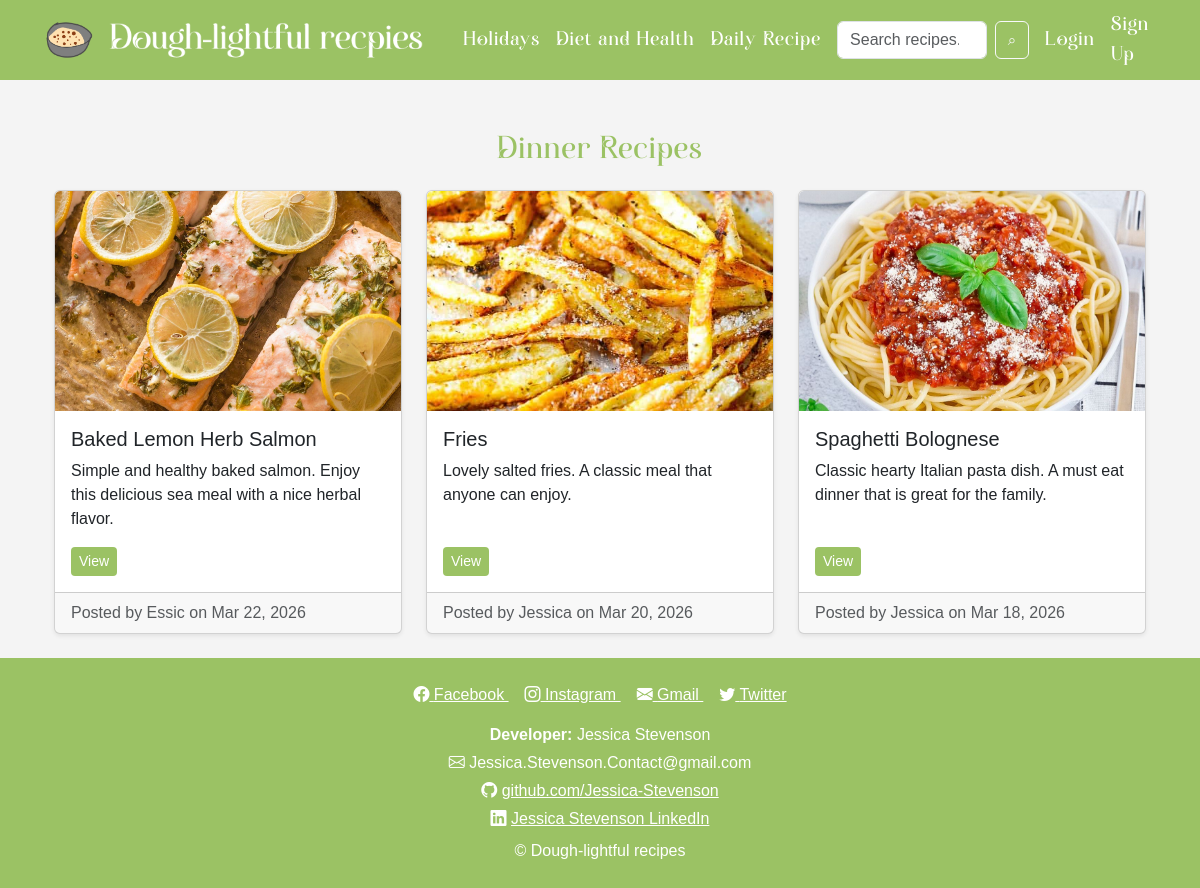
The page /daily/?subcategory=dinner on the database as committed earlier.
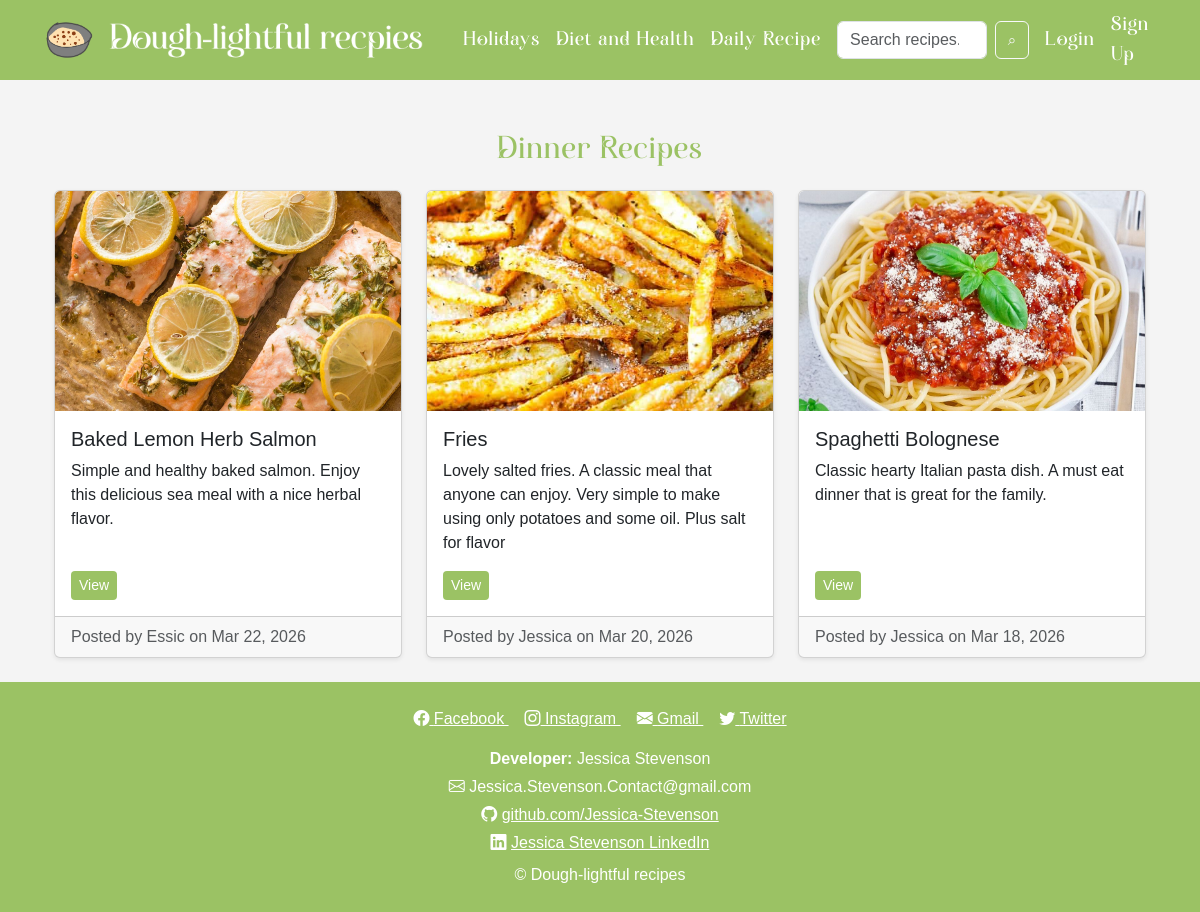
The same page on the database as committed later.
### recipe/models.py (models this page shows, shortened)
class Recipe(models.Model):
    MAIN_CATEGORIES = [
        ('daily', 'Daily Recipes'),
        ('holiday', 'Holidays'),
        ('health', 'Diet & Health'),
    ]
    SUB_CATEGORIES = [
        ('breakfast', 'Breakfast'),
        ('lunch', 'Lunch'),
        ('dinner', 'Dinner'),
        ('dessert', 'Dessert'),
        ('drinks', 'Drinks'),
        ('new_years', "New Year's"),
        ('mothers_day', "Mother's Day"),
        ('keto', 'Keto'),
        ('vegetarian', 'Vegetarian'),
    ]
    user = models.ForeignKey(User, on_delete=models.CASCADE)
    title = models.CharField(max_length=200)
    description = models.TextField()
    ingredients = models.TextField()
    instructions = models.TextField()
    image = models.ImageField(upload_to='recipes/', blank=True, null=True)
    main_category = models.CharField(max_length=20, choices=MAIN_CATEGORIES)
    sub_category = models.CharField(max_length=20, choices=SUB_CATEGORIES, blank=True, null=True)
    created_at = models.DateTimeField(auto_now_add=True)

### recipe/views.py (the view)
# urls.py: path('daily/', views.daily_view, name='daily_all'),
def daily_view(request):
    subcat = request.GET.get('subcategory')
    recipes = Recipe.objects.filter(
        main_category='daily',
        sub_category=subcat
    ).order_by('-created_at') if subcat else Recipe.objects.filter(main_category='daily').order_by('-created_at')
    template_name = f'food/daily/{subcat}.html' if subcat else 'food/daily/all.html'
    return render(request, template_name, {'recipes': recipes})

### templates/food/daily/dinner.html (shortened to what this page needs)
{% extends 'base.html' %}
{% load static %}
{% block content %}
<div class="container mt-4">
    <h2 class="mb-4 text-center heading">Dinner Recipes</h2>
    <div class="row row-cols-1 row-cols-md-3 g-4">
        {% for recipe in recipes %}
        <div class="col">
            <div class="card h-100 shadow-sm">
                {% if recipe.image %}
                <img src="{{ recipe.image.url }}" class="card-img-top" alt="{{ recipe.title }}">
                {% else %}
                <img src="{% static 'recipestatic/Le_Logo.png' %}" class="card-img-top" alt="{{ recipe.title }}">
                {% endif %}
                <div class="card-body d-flex flex-column">
                    <h5 class="card-title">{{ recipe.title }}</h5>
                    <p class="card-text">
                        {{ recipe.description }}
                    </p>
                    <div class="mt-auto d-flex gap-2 flex-wrap">
                        <a href="{% url 'recipe_detail' recipe.id %}"
                        class="btn btn-sm"
                        style="background-color:#9BC264; color:white; border:none;">
                            View
                        </a>
                    </div>
                </div>
                <div class="card-footer text-muted">
                    Posted by {{ recipe.user.username }} on {{ recipe.created_at|date:"M d, Y" }}
                </div>
            </div>
        </div>
        {% empty %}
        <p class="text-center">No dinner recipes yet.</p>
        {% endfor %}
    </div>
</div>
{% endblock %}

Rows that differ between the two databases and show on the page:
changed Recipe "Fries": description "Lovely salted fries. A classic meal that anyone can enjoy." → "Lovely salted fries. A classic meal that anyone can enjoy. Very simple to make using only potatoes and some oil. Plus salt for flavor"
